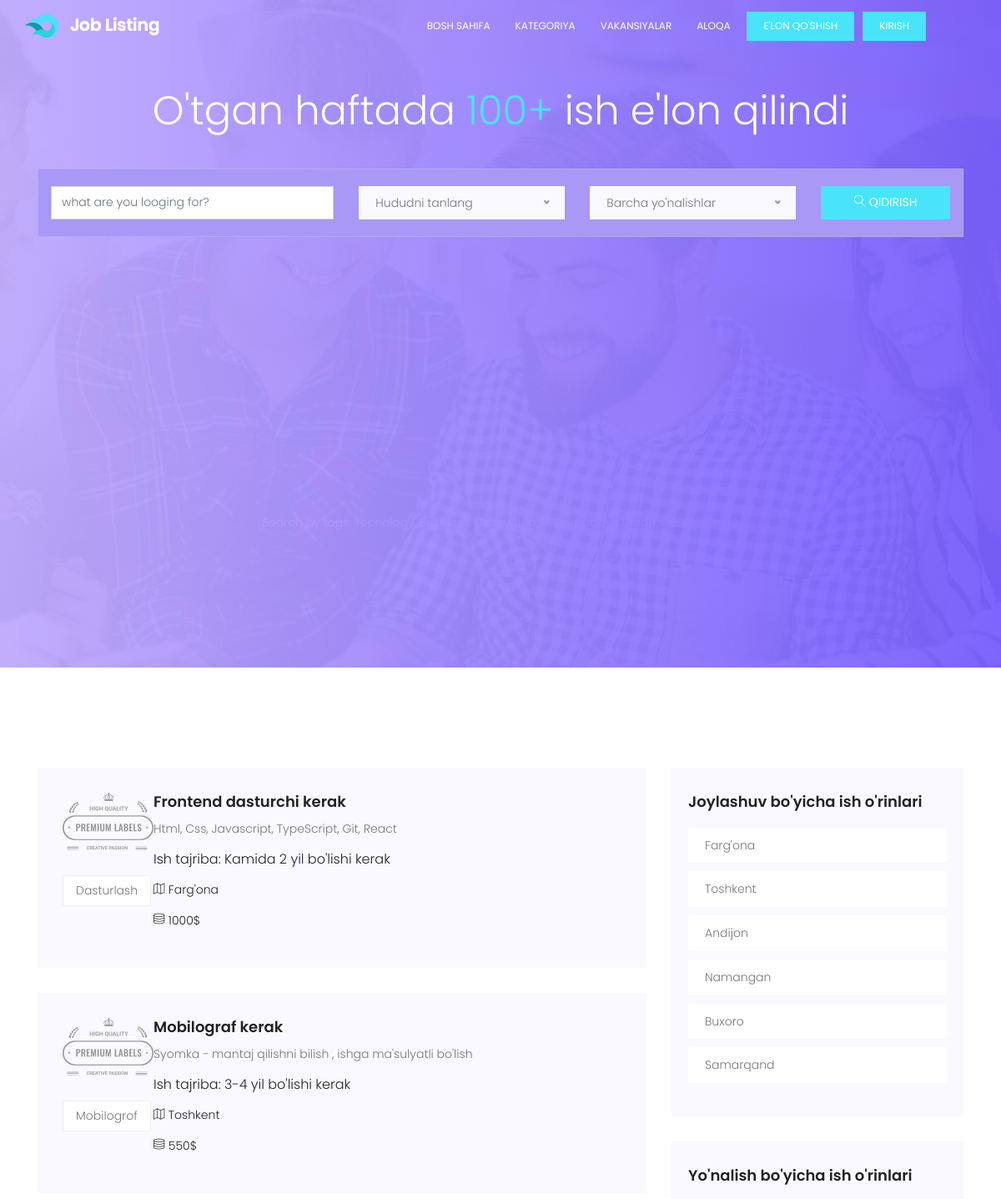
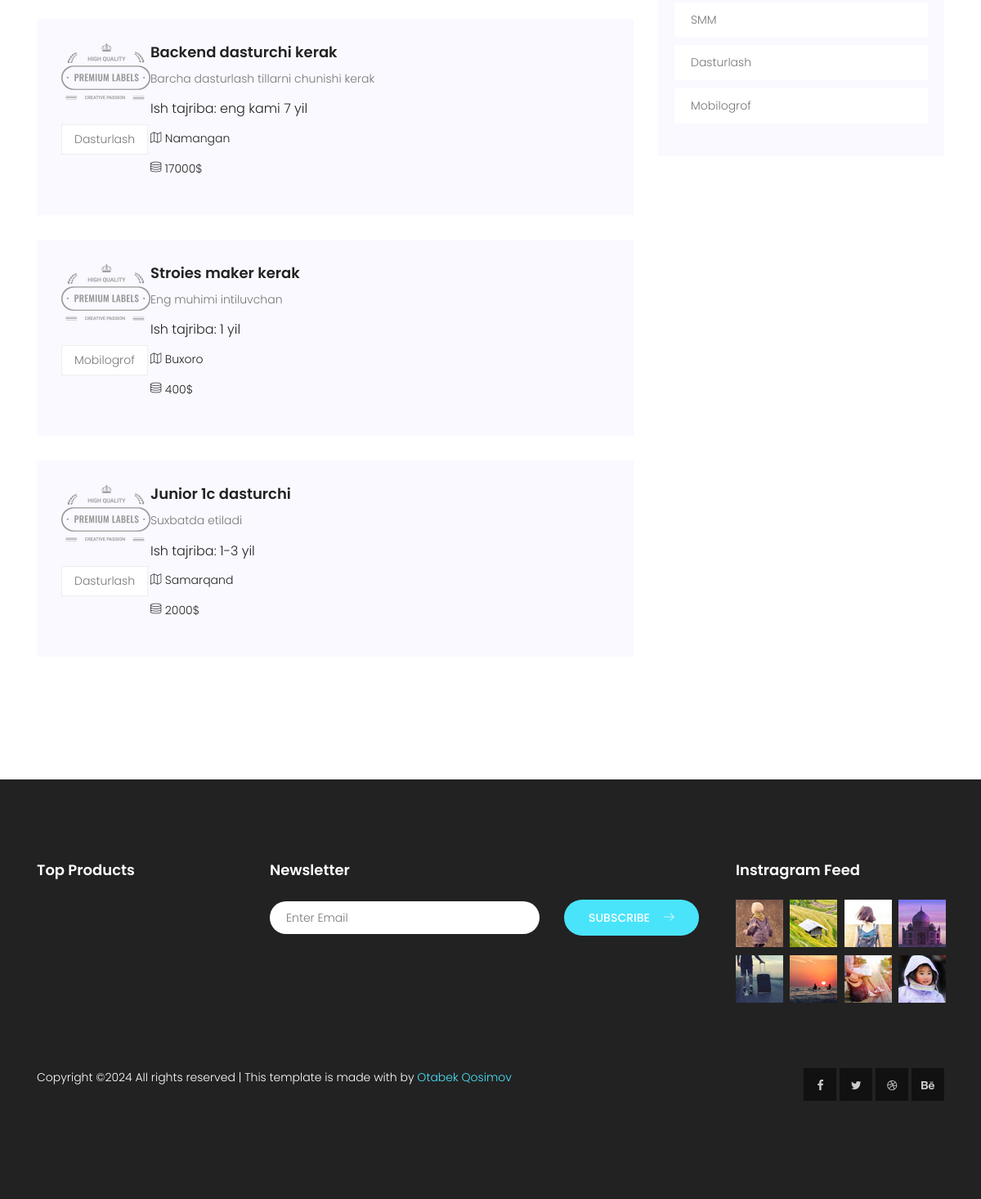
Page /vacancies/ on the committed database (2 pictures, top to bottom).
### app/models.py (models this page shows, shortened)
class Vacancy(models.Model):
    name = models.CharField(max_length=100, verbose_name="Vakansiya")
    yonalish = models.ForeignKey(Yonalish, on_delete=models.CASCADE, verbose_name="Yo'nalish")
    company_name = models.CharField(max_length=100, verbose_name="Kompaniya nomi")
    required_work_experience = models.CharField(max_length=100, verbose_name="Ish tajriba")
    requirements = models.TextField(verbose_name="Talablar")
    addres = models.ForeignKey(Area, on_delete=models.CASCADE, verbose_name="Manzil")
    salary = models.IntegerField(verbose_name="Maosh")
    image = models.ImageField(upload_to='img/', verbose_name="Rasm")

class Yonalish(models.Model):
    name = models.CharField(max_length=100, verbose_name="Yo'nalish")
    image = models.ImageField(upload_to='img/', verbose_name="rasm")
    def __str__(self):
        return self.name

class Area(models.Model):
    name = models.CharField(max_length=100, verbose_name='Shahar')
    def __str__(self):
        return self.name

### app/views.py (the view)
# urls.py: path('vacancies/', view_all, name='all_vacan'),
def view_all(request):
    vacancies = Vacancy.objects.all()
    three_vacan = Vacancy.objects.all()[0:3]
    yonalishlar = Yonalish.objects.all()
    areas = Area.objects.all()
    ctx = {
        'vacancies': vacancies,
        'yonalishlar': yonalishlar,
        'areas': areas,
        'three_vacan': three_vacan
    }
    return render(request, 'blog/all_vacan_view.html', ctx)

### templates/blog/all_vacan_view.html
{% extends 'base.html'%}
{% block main %}
<section class="post-area section-gap">
    <div class="container">
        <div class="row justify-content-center d-flex">
            <div class="col-lg-8 post-list">
                {% for vacancy in vacancies %}
                <div class="single-post d-flex flex-row">
                    <div class="thumb">
                        <img src="img/post.png" alt="">
                        <ul class="tags">
                            <li>
                                <a href="{% url 'categories' vacancy.yonalish_id %}">{{ vacancy.yonalish }}</a>
                            </li>
                        </ul>
                    </div>
                    <div class="details justify-content-between">
                        <div class="title d-flex flex-row justify-content-between">
                            <div class="titles">
                                <a href="single.html"><h4> {{ vacancy.name }}</h4></a>
                            </div>
                        </div>
                        <p> {{ vacancy.requirements }}</p>
                        <h5>Ish tajriba: {{ vacancy.required_work_experience }}</h5>
                        <p class="address"><span class="lnr lnr-map"></span> {{ vacancy.addres }}</p>
                        <p class="address"><span class="lnr lnr-database"></span> {{ vacancy.salary }}$</p>
                    </div>
                </div>
                {% endfor %}
            </div>
            <div class="col-lg-4 sidebar">
                <div class="single-slidebar">
                    <h4>Joylashuv bo'yicha ish o'rinlari</h4>
                    <ul class="cat-list">
                        {% for i in areas %}
                        <li><a class="justify-content-between d-flex" href="{% url 'areas' i.id %}"><p>{{ i.name }}</p></a></li>
                        {% endfor %}
                    </ul>
                </div>
                <div class="single-slidebar">
                    <h4>Yo'nalish bo'yicha ish o'rinlari</h4>
                    <ul class="cat-list">
                        {% for i in yonalishlar %}
                        <li><a class="justify-content-between d-flex" href="{% url 'categories' i.id %}"><p>{{ i.name }}</p></a></li>
                        {% endfor %}
                    </ul>
                </div>
            </div>
        </div>
    </div>
</section>
{% endblock main %}

### static/css/main.css (style rules this page uses)
body { color: #777777; font-family: "Poppins", sans-serif; font-size: 14px; font-weight: 300; line-height: 1.625em; position: relative; }
ol, ul { margin: 0; padding: 0; list-style: none; }
a { -webkit-transition: all 0.3s ease 0s; -moz-transition: all 0.3s ease 0s; -o-transition: all 0.3s ease 0s; transition: all 0.3s ease 0s; }
a, a:focus, a:hover { text-decoration: none; outline: 0; }
h1, h2, h3, h4, h5, h6 { font-family: "Poppins", sans-serif; color: #222222; line-height: 1.2em !important; margin-bottom: 0; margin-top: 0; font-weight: 600; }
h4, .h4 { font-size: 18px; }
h5, .h5 { font-size: 16px; }
h4 { font-size: 18px; }
h5 { font-size: 16px; }
h1, h2, h3, h4, h5, h6 { line-height: 1.5em; }
.section-gap { padding: 120px 0; }
.post-list .single-post { padding: 30px; background-color: #f9f9ff; margin-bottom: 30px; }
.post-list .single-post h5 { color: #222; font-weight: 300; margin-bottom: 15px; }
.post-list .single-post .address { color: #222; margin-bottom: 15px; }
.post-list .single-post .thumb .tags { margin-top: 30px; }
.post-list .single-post .thumb .tags li { margin-bottom: 5px; display: inline-block; background: #fff; border: 1px solid #eee; padding: 6px 15px; -webkit-transition: all 0.3s ease 0s; -moz-transition: all 0.3s ease 0s; -o-transition: all 0.3s ease 0s; transition: all 0.3s ease 0s; }
.post-list .single-post .thumb .tags li a { color: #777777; -webkit-transition: all 0.3s ease 0s; -moz-transition: all 0.3s ease 0s; -o-transition: all 0.3s ease 0s; transition: all 0.3s ease 0s; }
.sidebar .single-slidebar { background-color: #f9f9ff; padding: 30px 20px; margin-bottom: 30px; }
.sidebar .single-slidebar h4 { margin-bottom: 20px; }
.sidebar .single-slidebar .cat-list li { padding: 0px 10px; background-color: #fff; -webkit-transition: all 0.3s ease 0s; -moz-transition: all 0.3s ease 0s; -o-transition: all 0.3s ease 0s; transition: all 0.3s ease 0s; }
.sidebar .single-slidebar .cat-list p { margin-bottom: 0; }
.sidebar .single-slidebar .cat-list a { color: #777; padding: 10px; margin-bottom: 10px; }
.single-post { margin-bottom: 30px; }
.single-post .tags { margin-top: 40px; }
.single-post .tags li { display: inline-block; }
.single-post .tags li a { color: #222; }
.single-post .title h4 { margin-bottom: 10px; }

### rows in the picture
Vacancy: yonalish "Dasturlash", name "Frontend dasturchi kerak", requirements "Html, Css, Javascript, TypeScript, Git, React", required_work_experience "Kamida 2 yil bo'lishi kerak", addres "Farg'ona", salary "1000"
Vacancy: yonalish "Mobilogrof", name "Mobilograf kerak", requirements "Syomka - mantaj qilishni bilish , ishga ma'sulyatli bo'lish", required_work_experience "3-4 yil bo'lishi kerak", addres "Toshkent", salary "550"
Vacancy: yonalish "Dasturlash", name "Backend dasturchi kerak", requirements "Barcha dasturlash tillarni chunishi kerak", required_work_experience "eng kami 7 yil", addres "Namangan", salary "17000"
Vacancy: yonalish "Mobilogrof", name "Stroies maker kerak", requirements "Eng muhimi intiluvchan", required_work_experience "1 yil", addres "Buxoro", salary "400"
Vacancy: yonalish "Dasturlash", name "Junior 1c dasturchi", requirements "Suxbatda etiladi", required_work_experience "1-3 yil", addres "Samarqand", salary "2000"
Area: name "Farg'ona"
Area: name "Toshkent"
Area: name "Andijon"
Area: name "Namangan"
Area: name "Buxoro"
Area: name "Samarqand"
Yonalish: name "SMM"
Yonalish: name "Dasturlash"
Yonalish: name "Mobilogrof"
